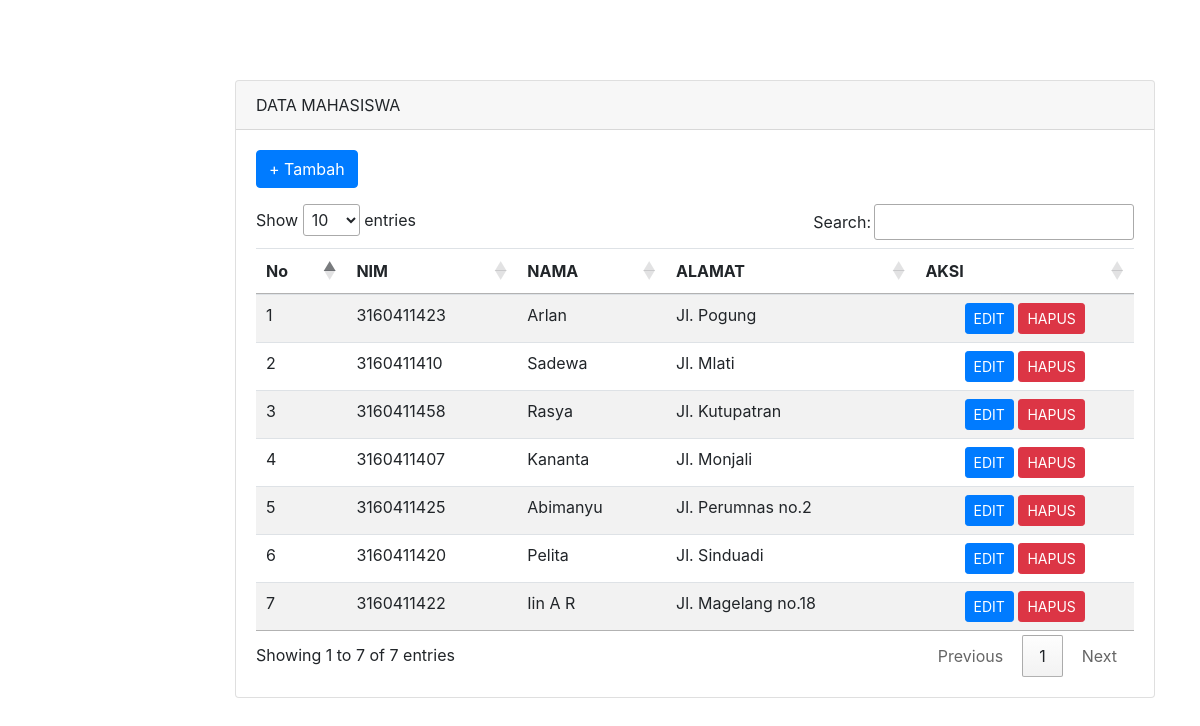
Screenshot of /index.php/mahasiswa with the database file from the repository.
### tables this page shows
CREATE TABLE `tb_mahasiswa` (
  `id` int(11) NOT NULL,
  `nim` varchar(50) NOT NULL,
  `nama_lengkap` varchar(100) NOT NULL,
  `alamat` text NOT NULL
);

### application/controllers/Mahasiswa.php (called while the page is built, shortened)
<?php
class Mahasiswa extends CI_Controller {
	public function index()
	{
		$this->load->model('M_mahasiswa');
		$data = array(
			'mahasiswa' => $this->M_mahasiswa->get_data()
		);
		$this->load->view('data_mahasiswa', $data);
	}
}

### index.php (called while the page is built, shortened)
<?php
require_once BASEPATH.'core/CodeIgniter.php';

### application/models/M_mahasiswa.php (called while the page is built, shortened)
<?php
class M_mahasiswa extends CI_Model {
	public function get_data()
	{
		$this->db->select('*');
		$this->db->from('tb_mahasiswa');
		$this->db->order_by('id', 'DESC');
		return $this->db->get();
	}
}

### application/views/data_mahasiswa.php (the view, shortened to what this page needs)
<!doctype html>
<html lang="en">
  <head>
    <link rel="stylesheet" href="https://stackpath.bootstrapcdn.com/bootstrap/4.5.2/css/bootstrap.min.css">
    <link rel="stylesheet" href="//cdn.datatables.net/1.10.21/css/jquery.dataTables.min.css">
  </head>
  <body>
    <div class="container" style="margin-top: 80px;">
      <div class="row">
        <div class="col-md-10 offset-md-2">
          <div class="card">
            <div class="card-header">
              DATA MAHASISWA
            </div>
            <div class="card-body">
              <a href="<?php echo base_url()?>index.php/mahasiswa/tambah/" class="btn btn-primary mb-3">+ Tambah</a>
            <table class="table table-striped" id="myTable">
              <thead>
                <tr>
                  <th>No</th>
                  <th scope="col">NIM</th>
                  <th scope="col">NAMA</th>
                  <th scope="col">ALAMAT</th>
                  <th scope="col">AKSI</th>
                </tr>
              </thead>
              <tbody>
                <?php
                  $no=1;
                  foreach($mahasiswa->result() as $mhs){?>
                <tr>
                  <td><?php echo $no++; ?></td>
                  <td><?php echo $mhs->nim; ?></td>
                  <td><?php echo $mhs->nama_lengkap; ?></td>
                  <td><?php echo $mhs->alamat; ?></td>
                  <td class="text-center">
                    <a href="<?php echo base_url()?>index.php/mahasiswa/edit/<?php echo $mhs->id; ?>" class="btn btn-sm btn-primary">EDIT</a>
                    <a href="<?php echo base_url()?>index.php/mahasiswa/hapus/<?php echo $mhs->id; ?>" class="btn btn-sm btn-danger">HAPUS</a>
                  </td>
                </tr>
             <?php } ?>
              </tbody>
            </table>
            </div>
          </div>
        </div>
      </div>
    </div>
  </body>
</html>

### rows the page displays
tb_mahasiswa: nim "3160411423", nama_lengkap "Arlan", alamat "Jl. Pogung"
tb_mahasiswa: nim "3160411410", nama_lengkap "Sadewa", alamat "Jl. Mlati"
tb_mahasiswa: nim "3160411458", nama_lengkap "Rasya", alamat "Jl. Kutupatran"
tb_mahasiswa: nim "3160411407", nama_lengkap "Kananta", alamat "Jl. Monjali"
tb_mahasiswa: nim "3160411425", nama_lengkap "Abimanyu", alamat "Jl. Perumnas no.2"
tb_mahasiswa: nim "3160411420", nama_lengkap "Pelita", alamat "Jl. Sinduadi"
tb_mahasiswa: nim "3160411422", nama_lengkap "Iin A R", alamat "Jl. Magelang no.18"
